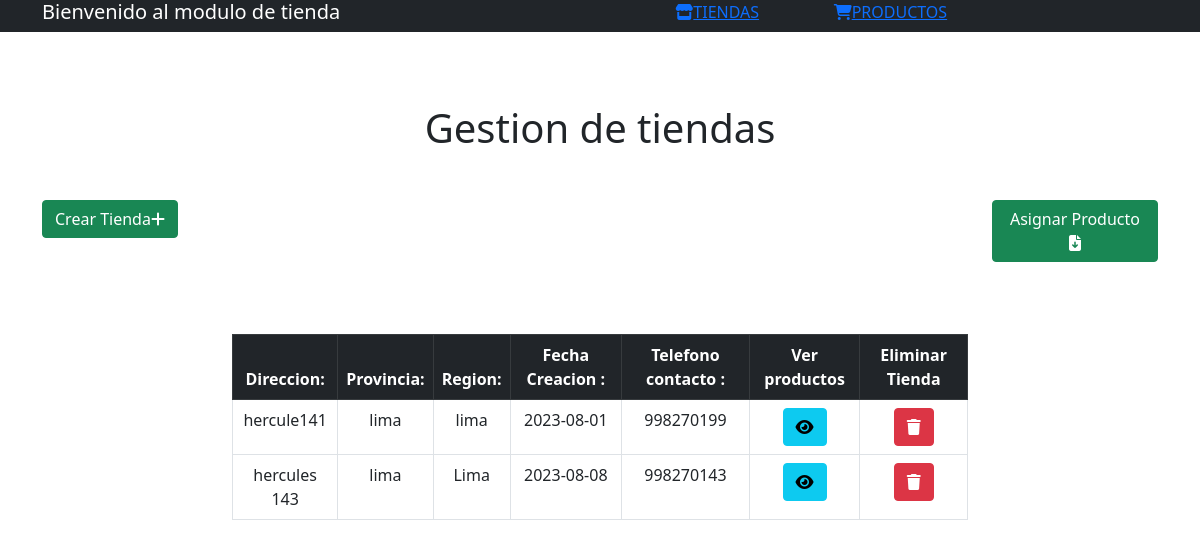
Screenshot of /gestiontienda/tiendas with the database file from the repository.
### gestiontienda/models.py (models this page shows)
class tienda(models.Model):
    direccion=models.CharField(max_length=64, blank=True, null=True)
    provincia=models.CharField(max_length=32, blank=True, null=True)
    region=models.CharField(max_length=32, blank=True, null=True)
    fechaCreacion=models.CharField(max_length=32, blank=True, null=True)
    telefonoContacto=models.CharField(max_length=32, blank=True, null=True)

### gestiontienda/views.py (the view, shortened to what this page needs)
# urls.py: path('tiendas',views.registroTienda,name='registroTienda'),
def registroTienda(request):
    return render(request,'registroTienda.html',{
        'tiendaTotales':tienda.objects.all().order_by('id'),
         'productoTotales':producto.objects.all().order_by('id'),
    })

### gestiontienda/templates/registroTienda.html (shortened to what this page needs)
{% load static %}
<!DOCTYPE html>
<html>
    <head>
        <link href="https://cdn.jsdelivr.net/npm/bootstrap@5.0.2/dist/css/bootstrap.min.css" rel="stylesheet">
        <link rel="stylesheet" href="https://cdnjs.cloudflare.com/ajax/libs/font-awesome/6.3.0/css/all.min.css" />
        <link rel="stylesheet" href="{% static 'index.css' %}">
    </head>
    <body>
        <div class="bg-dark">
            <div class="container">
                <div class="row">
                    <div class="col-10 text-white">
                        <div class="row">
                            <div class="col-8">
                                <h5>Bienvenido al modulo de tienda </h5>
                            </div>
                            <div class="col-2">
                                <a href="{% url 'gestiontienda:registroTienda' %}"><i class="fa-solid fa-store"></i>TIENDAS</a>
                            </div>
                            <div class="col-2">
                            <a href="{% url 'gestiontienda:registroProducto' %}" ><i class="fa-solid fa-cart-shopping"></i></i>PRODUCTOS</a>
                            </div>
                        </div>
                    </div>
                </div>
            </div>
        </div>
        <br>
        <div class="mt-5 text-center">
            <h1>Gestion de tiendas</h1>
        </div>
        <div class="container mt-5">
            <div class="row justify-content-between">
                <div class="col-2">
                    <button class="btn btn-success" data-bs-toggle="modal" data-bs-target="#nuevaTienda">Crear Tienda<i class="fa-solid fa-plus"></i></button>
                </div>
                <div class="col-2">
                    <button class="btn btn-success" data-bs-toggle="modal" data-bs-target="#asignarProducto">Asignar Producto<i class="fa-solid fa-file-download"></i></button>
                </div>
            </div>
        </div>
        <br>
        <div class="mt-5 container">
            <div class="row justify-content-center">
                <div class="col-8">
                    <table class="table table-bordered" >
                        <thead class="table-dark" >
                            <th>Direccion:</th>
                            <th>Provincia:</th>
                            <th>Region:</th>
                            <th>Fecha Creacion :</th>
                            <th>Telefono contacto :</th>
                            <th>Ver productos</th>
                            <th text-align="center">Eliminar Tienda</th>
                        </thead>
                        <tbody>
                            {% for tienda  in tiendaTotales %}
                            <tr>
                                <td>{{tienda.direccion}}</td>
                                <td>{{tienda.provincia}}</td>
                                <td>{{tienda.region}}</td>
                                <td>{{tienda.fechaCreacion}}</td>
                                <td>{{tienda.telefonoContacto}}</td>
                                <td><a class="btn btn-info" href="{% url 'gestiontienda:verProductos' tienda.id %}"><i class="fa-solid fa-eye"></a></td>
                                <td class="text-center"><a class="btn btn-danger" href="{% url 'gestiontienda:eliminarTienda' tienda.id %}"><i class="fa-solid fa-trash"></i></a></td>
                            </tr>
                            {%endfor%}
                        </tbody>
                    </table>
                </div>
            </div>
        </div>
    </body>
</html>

### gestiontienda/static/index.css (style rules this page uses)
thead { text-align: center; }
td { text-align: center; }
th { text-align: center; }

### rows the page displays
tienda: direccion "hercule141", provincia "lima", region "lima", fechaCreacion "2023-08-01", telefonoContacto "998270199"
tienda: direccion "hercules 143", provincia "lima", region "Lima", fechaCreacion "2023-08-08", telefonoContacto "998270143"
